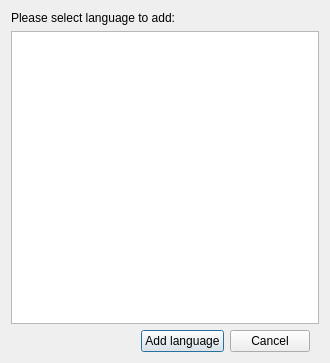
<?xml version="1.0" encoding="UTF-8"?>
<ui version="4.0">
 <class>AddLanguageDialog</class>
 <widget class="QDialog" name="AddLanguageDialog">
  <property name="geometry">
   <rect>
    <x>0</x>
    <y>0</y>
    <width>330</width>
    <height>363</height>
   </rect>
  </property>
  <property name="windowTitle">
   <string>Dialog</string>
  </property>
  <layout class="QGridLayout" name="gridLayout_2">
   <item row="0" column="0">
    <layout class="QGridLayout" name="gridLayout">
     <item row="0" column="0">
      <widget class="QLabel" name="label">
       <property name="text">
        <string>Please select language to add:</string>
       </property>
      </widget>
     </item>
     <item row="1" column="0">
      <widget class="QListWidget" name="listWidgetLanguage"/>
     </item>
     <item row="2" column="0">
      <widget class="QWidget" name="widget" native="true">
       <layout class="QHBoxLayout" name="horizontalLayout_2">
        <property name="topMargin">
         <number>0</number>
        </property>
        <property name="bottomMargin">
         <number>0</number>
        </property>
        <item>
         <spacer name="horizontalSpacer_2">
          <property name="orientation">
           <enum>Qt::Horizontal</enum>
          </property>
          <property name="sizeHint" stdset="0">
           <size>
            <width>40</width>
            <height>20</height>
           </size>
          </property>
         </spacer>
        </item>
        <item>
         <widget class="QPushButton" name="addLanguageBtn">
          <property name="text">
           <string>Add language</string>
          </property>
         </widget>
        </item>
        <item>
         <widget class="QPushButton" name="cancelBtn">
          <property name="text">
           <string>Cancel</string>
          </property>
         </widget>
        </item>
       </layout>
      </widget>
     </item>
    </layout>
   </item>
  </layout>
 </widget>
 <resources/>
 <connections/>
</ui>
